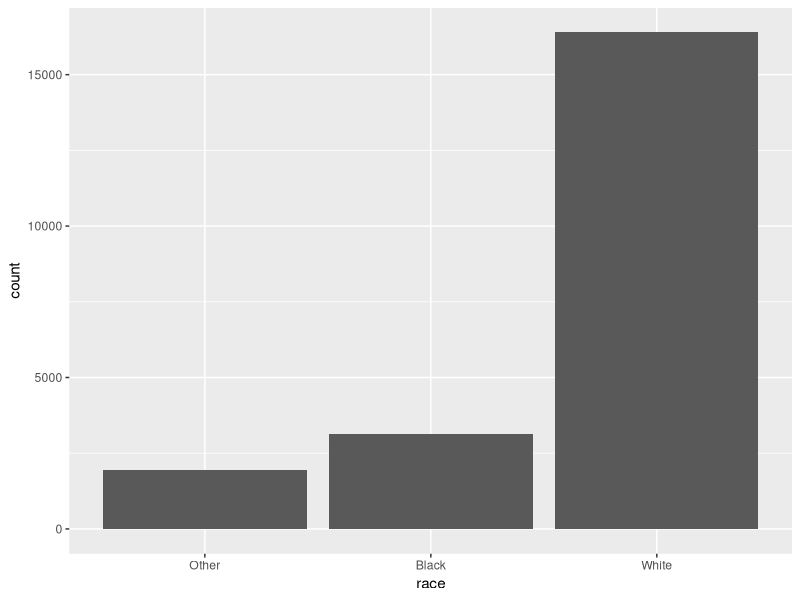
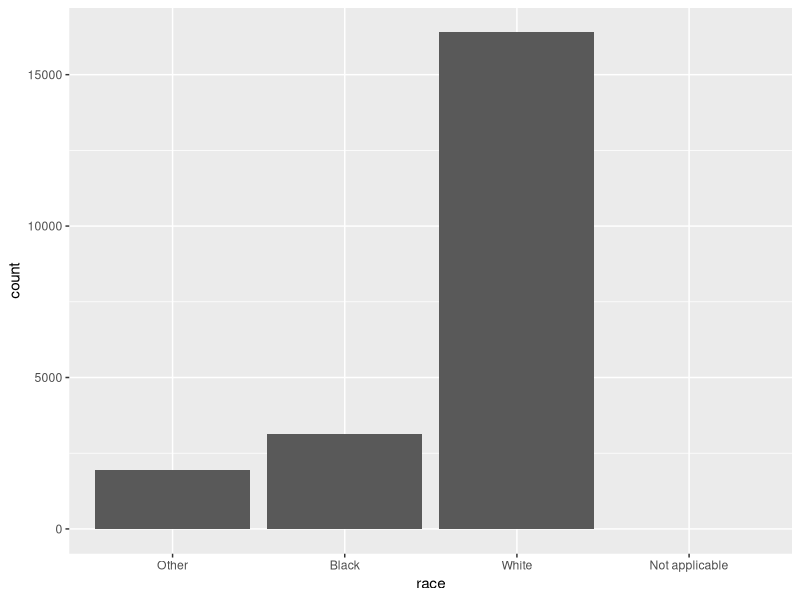
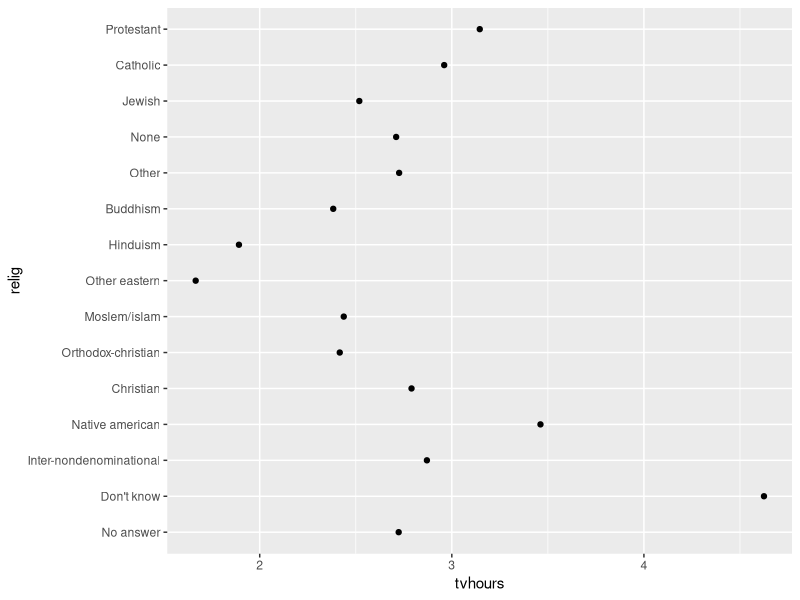
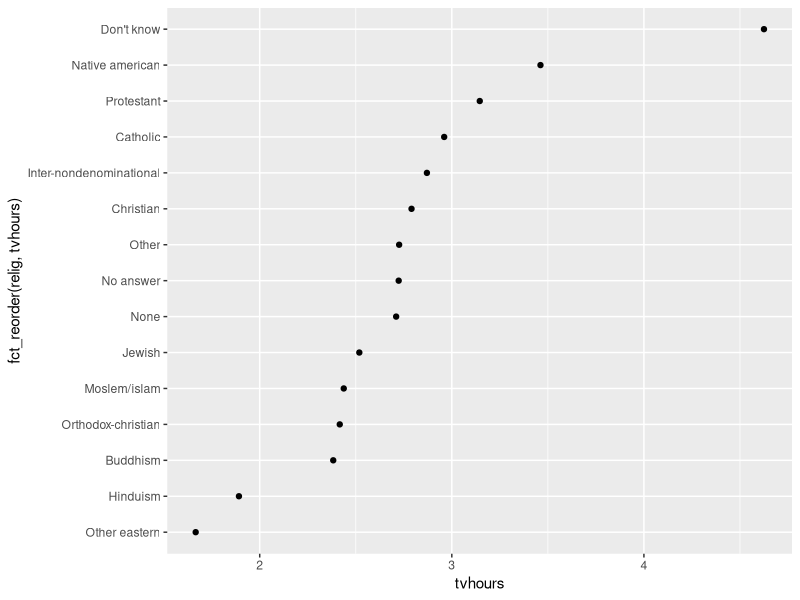
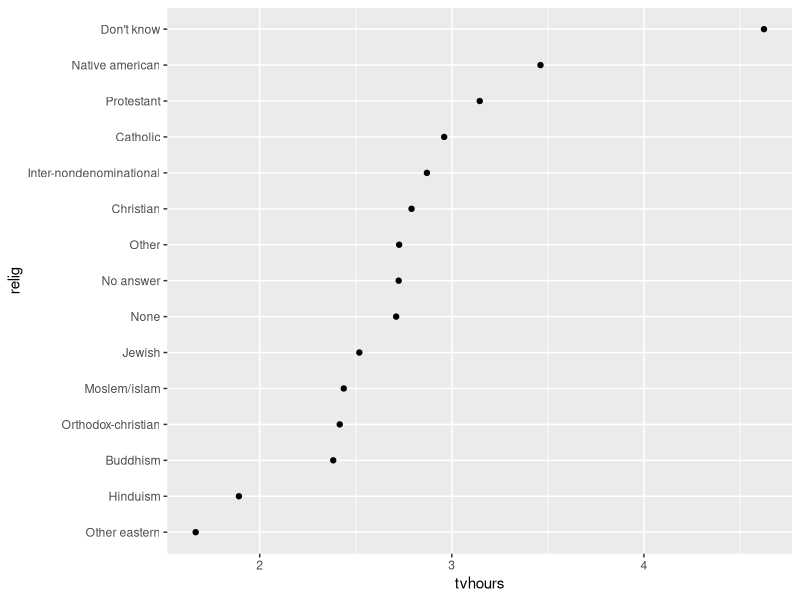
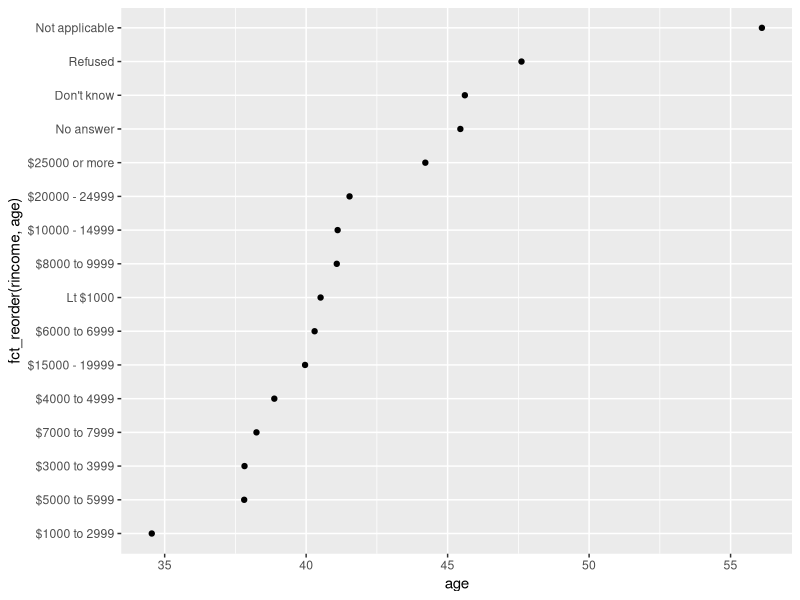
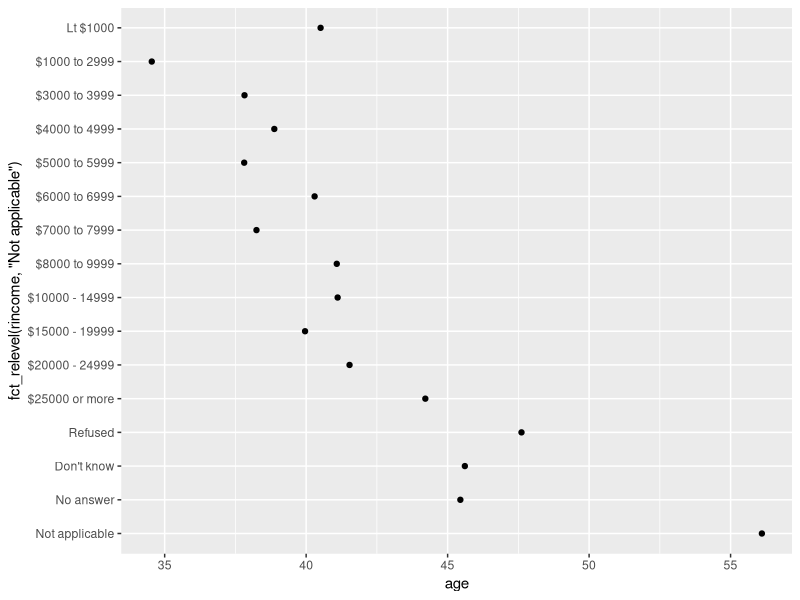
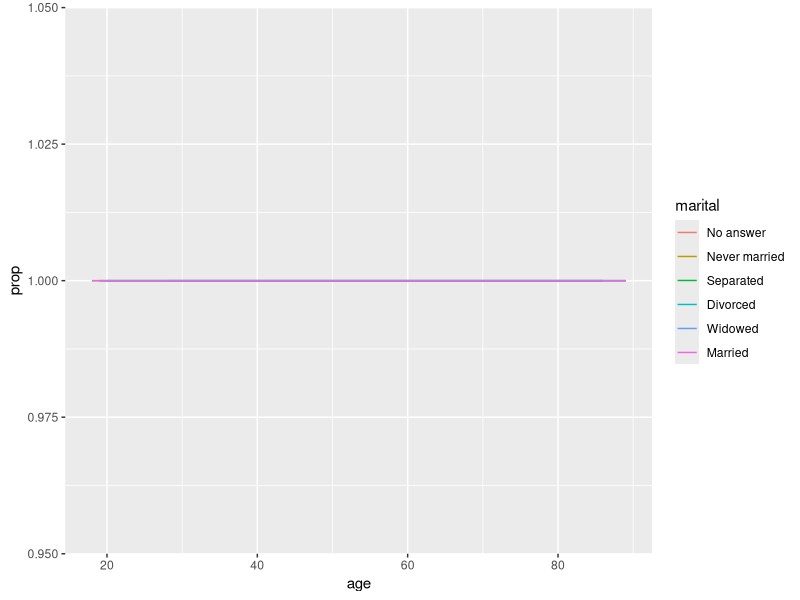

The R script that drew these images, in order:
library(tidyverse)
library(forcats)
x1 <- c("Dec","Apr","Jan","Mar")
x2 <- c("Dec","Apr","Jam","Mar")
sort(x1)
month_levels <- c("Jan","Feb","Mar","Apr","May","Jun",
                  "Jul","Aug","Sep","Oct","Nov","Dec")
y1 <- factor(x1, levels = month_levels)
y1
sort(y1)
y2 <- factor(x2, levels = month_levels)
y2
y2 <- parse_factor(x2, levels = month_levels)
factor(x1)
f1 <- factor(x1, levels = unique(x1))
f1
f2 <- x1 %>% factor() %>% fct_inorder()
f2
levels(f2)
gss_cat
gss_cat %>% count(race)
ggplot(gss_cat, aes(race)) + geom_bar()
ggplot(gss_cat, aes(race)) + geom_bar() + scale_x_discrete(drop = FALSE)
gss_cat %>% count(relig)
relig <- gss_cat %>% group_by(relig) %>% 
  summarise(age = mean(age, na.rm = TRUE),
            tvhours = mean(tvhours, na.rm = TRUE),
            n = n())
ggplot(relig, aes(tvhours, relig)) + geom_point()
ggplot(relig, aes(tvhours, fct_reorder(relig, tvhours))) + geom_point()
relig %>% mutate(relig = fct_reorder(relig, tvhours)) %>% 
  ggplot(aes(tvhours, relig)) + geom_point()
rincome <- gss_cat %>% group_by(rincome) %>% 
  summarise(age = mean(age, na.rm = TRUE),
            tvhours = mean(tvhours, na.rm = TRUE),
            n = n())
ggplot(rincome, aes(age, fct_reorder(rincome, age))) +geom_point()
ggplot(rincome, aes(age, fct_relevel(rincome, "Not applicable"))) + 
  geom_point()
by_age <- gss_cat %>% filter(!is.na(age)) %>% group_by(age, marital) %>% 
  count() %>% mutate(prop = n / sum(n))
ggplot(by_age, aes(age, prop, color = marital)) + geom_line(na.rm = TRUE)
ggplot(by_age, aes(age, prop, color = fct_reorder2(marital, age, prop))) + 
  geom_line() + labs(color = "marital")
gss_cat %>% mutate(marital = marital %>% fct_infreq() %>% fct_rev()) %>% 
  ggplot(aes(marital)) + geom_bar()
gss_cat %>% count(partyid)
gss_cat %>% 
  mutate(partyid = fct_recode(partyid,
                              "Republican, strong" = "Strong republican",
                              "Republican, weak" = "Not str republican",
                              "Independent, near rep" = "Ind, near rep",
                              "Independent, near dem" = "Ind, near dem",
                              "Democrat, weak" = "Not str democrat",
                              "Democrat, strong" = "Strong democrat")) %>% 
  count(partyid)
gss_cat %>% mutate(partyid = fct_recode(partyid,
                            "Republican, strong" = "Strong republican",
                            "Republican, weak" = "Not str republican",
                            "Independent, near rep" = "Ind, near rep",
                            "Independent, near dem" = "Ind, near dem",
                            "Democrat, weak" = "Not str democrat",
                            "Democrat, strong" = "Strong democrat",
                            "Other" = "No answer",
                            "Other" = "Don't know",
                            "Other" = "Other party")) %>% 
  count(partyid)
gss_cat %>% mutate(partyid = fct_collapse(partyid,
              other = c("No answer", "Don't know", "Other party"),
              rep = c("Strong republican", "Not str republican"),
              ind = c("Ind,near rep","Independent","Ind,near dem"),
              dem = c("No str democrat", "Strong democrat"))) %>% 
  count(partyid)
gss_cat %>% mutate(relig = fct_lump(relig)) %>% count(relig)
gss_cat %>% mutate(relig = fct_lump(relig, n = 10)) %>% 
  count(relig, sort = TRUE) %>% print(n = Inf)
